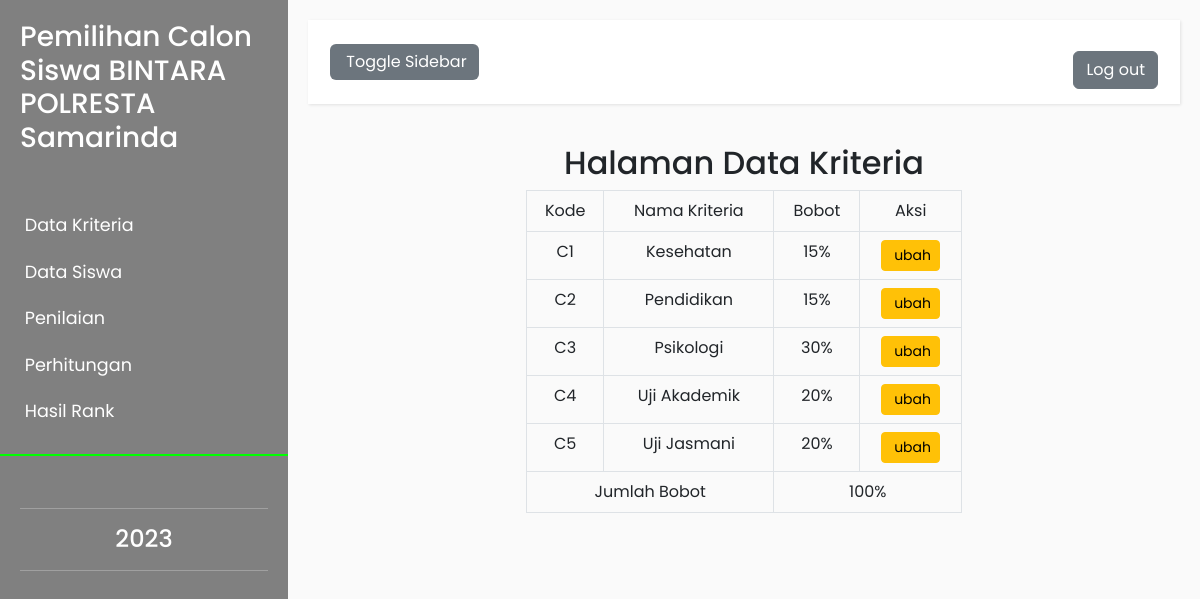
Screenshot of /admin/data_kriteria/data_kriteria.php with the database file from the repository.
### tables this page shows
CREATE TABLE `kriteria` (
  `id_kriteria` int(11) NOT NULL,
  `kode_kriteria` varchar(255) NOT NULL,
  `nama_kriteria` varchar(255) NOT NULL,
  `bobot` float NOT NULL
);

### admin/data_kriteria/data_kriteria.php (the view, shortened to what this page needs)
<?php
include "../../koneksi.php";
 ?>
<!DOCTYPE html>
<html>
    <head>
        <link rel="stylesheet" href="../..\assets\bootstrap\css\bootstrap.css">
        <link rel="stylesheet" href="../../assets/index.css">
    </head>
    <body>
        <div class="wrapper">
            <nav id="sidebar" style="background-color: #808080;">
                <div class="sidebar-header" style="background-color: #808080;">
                    <a href="../index-admin.php">
                    <h3>Pemilihan Calon Siswa BINTARA POLRESTA Samarinda</h3>
                        </a></strong>
                </div>
                <ul class="list-unstyled components">
                    <li>
                        <a href="data_kriteria.php">
                            Data Kriteria
                        </a>
                        <a href="../data_siswa/data_siswa.php" aria-expanded="false">
                            Data Siswa
                        </a>
                        <a href="../penilaian/data_nilai.php" aria-expanded="false">
                            Penilaian
                        </a>
                        <a href="../perankingan/perankingan.php" aria-expanded="false">
                            Perhitungan
                        </a>
                        <a href="../hasil_rank.php" aria-expanded="false">
                            Hasil Rank
                        </a>
                    </li>
                </ul>
                <ul class="list-unstyled CTAs">
                    <hr>
                    <center>
                        <h4><?php echo date('Y') ?></h4>
                    </center>
                    <hr>
                </ul>
            </nav>
            <div class="container-fluid" id="content">
                <nav class="navbar navbar-default">
                    <div class="container-fluid">
                        <div class="navbar-header">
                            <button type="button" id="sidebarCollapse" class="btn btn-secondary navbar-btn">
                                <span>Toggle Sidebar</span>
                            </button>
                        </div>
                        <ul class="nav navbar-nav navbar-right">
                            <p></p><div class="dropdown">
                                <button class="btn btn-secondary"><a href="../logout.php">Log out</a></button>
                            </div>
                        </ul>
                    </div>
                </nav>
                <div class="panel panel-default">
                <center>
                <div class="panel panel-heading">
                    <h2>Halaman Data Kriteria</h2>
                </div>
                <div class="panel-body">
                	 <div class="col-md-6 col-md-offset-3 text-center">
                		<table class="table table-hover table-bordered">
                			<thead>
                				<tr>
                					<td>Kode</td>
                					<td>Nama Kriteria</td>
                					<td>Bobot</td>
                					<td>Aksi</td>
                				</tr>
                			</thead>
                			<tbody>
                				<?php
                                $jumlah = 0;
		                          $sql = "SELECT * FROM kriteria";
		                        foreach ($dbh->query($sql) as $data) :
		                        ?>
		                        <tr>
		                        	<td><?php echo $data['kode_kriteria']; ?></td>
		                        	<td><?php echo $data['nama_kriteria']; ?></td>
		                        	<td><?php echo $data['bobot']*100;
                                        $jumlah = $data['bobot']+$jumlah;
                                    ?>%</td>
		                        	<td>
					                      <a href="edit_kriteria.php?kriteria=<?php echo $data['id_kriteria'] ?>" class="btn btn-warning btn-sm btn-fill btn-block">
			                              <span>ubah</span>
			                            </a>
		                        	</td>
		                        </tr>
		                        <?php
		                        endforeach;
		                         ?>
                                 <tr>
                                    <td colspan="2">Jumlah Bobot</td>
                                     <td colspan="2"><?php echo $jumlah*100; ?>%</td>
                                 </tr>
                			</tbody>
                		</table>
                	</div>
                </div>
                </div>
        </div>
    </body>
</html>

### assets/index.css (style rules this page uses)
body { font-family: 'Poppins', sans-serif; background: #fafafa; }
a, a:hover, a:focus { color: inherit; text-decoration: none; transition: all 0.3s; }
.navbar { padding: 15px 10px; background: #fff; border: none; border-radius: 0; margin-bottom: 40px; box-shadow: 1px 1px 3px rgba(0, 0, 0, 0.1); }
.navbar-btn { box-shadow: none; outline: none !important; border: none; }
i, span { display: inline-block; }
.wrapper { display: flex; align-items: stretch; }
#sidebar { min-width: 288px; max-width: 250px; background: #0f0; color: #fff; transition: all 0.3s; }
#sidebar ul li a { text-align: left; }
#sidebar .sidebar-header { padding: 20px; background: #00FF00; }
#sidebar ul.components { padding: 20px 0; border-bottom: 2px solid #0f0; }
#sidebar ul li a { padding: 10px; font-size: 1.1em; display: block; }
a[aria-expanded="false"]::before, a[aria-expanded="true"]::before { content: '\e259'; display: block; position: absolute; right: 20px; font-family: 'Glyphicons Halflings'; font-size: 0.6em; }
ul.CTAs { padding: 20px; }
#content { padding: 20px; min-height: 100vh; transition: all 0.3s; }

### rows the page displays
kriteria: kode_kriteria "C1", nama_kriteria "Kesehatan", $data['bobot']*100 "15"
kriteria: kode_kriteria "C2", nama_kriteria "Pendidikan", $data['bobot']*100 "15"
kriteria: kode_kriteria "C3", nama_kriteria "Psikologi", $data['bobot']*100 "30"
kriteria: kode_kriteria "C4", nama_kriteria "Uji Akademik", $data['bobot']*100 "20"
kriteria: kode_kriteria "C5", nama_kriteria "Uji Jasmani", $data['bobot']*100 "20"

### other values shown
$jumlah*100 "100"
